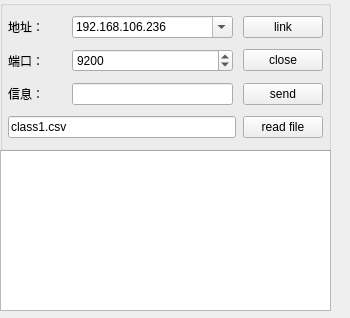
<?xml version="1.0" encoding="UTF-8"?>
<ui version="4.0">
 <class>csvLinkServer2</class>
 <widget class="QWidget" name="csvLinkServer2">
  <property name="geometry">
   <rect>
    <x>0</x>
    <y>0</y>
    <width>350</width>
    <height>318</height>
   </rect>
  </property>
  <property name="windowTitle">
   <string>Form</string>
  </property>
  <widget class="QTextBrowser" name="textBrowser">
   <property name="geometry">
    <rect>
     <x>0</x>
     <y>150</y>
     <width>331</width>
     <height>161</height>
    </rect>
   </property>
  </widget>
  <widget class="QGroupBox" name="groupBox">
   <property name="geometry">
    <rect>
     <x>0</x>
     <y>0</y>
     <width>331</width>
     <height>151</height>
    </rect>
   </property>
   <property name="title">
    <string/>
   </property>
   <layout class="QVBoxLayout" name="verticalLayout">
    <property name="spacing">
     <number>3</number>
    </property>
    <property name="leftMargin">
     <number>5</number>
    </property>
    <property name="topMargin">
     <number>2</number>
    </property>
    <property name="rightMargin">
     <number>5</number>
    </property>
    <property name="bottomMargin">
     <number>2</number>
    </property>
    <item>
     <layout class="QHBoxLayout" name="horizontalLayout_2" stretch="1,3,1">
      <property name="spacing">
       <number>10</number>
      </property>
      <property name="leftMargin">
       <number>0</number>
      </property>
      <property name="topMargin">
       <number>0</number>
      </property>
      <property name="bottomMargin">
       <number>0</number>
      </property>
      <item>
       <widget class="QLabel" name="label">
        <property name="text">
         <string>地址：</string>
        </property>
       </widget>
      </item>
      <item>
       <widget class="QComboBox" name="comboServer">
        <property name="minimumSize">
         <size>
          <width>130</width>
          <height>0</height>
         </size>
        </property>
        <property name="editable">
         <bool>true</bool>
        </property>
        <item>
         <property name="text">
          <string>192.168.106.236</string>
         </property>
        </item>
        <item>
         <property name="text">
          <string>127.0.0.1</string>
         </property>
        </item>
        <item>
         <property name="text">
          <string>localHost</string>
         </property>
        </item>
       </widget>
      </item>
      <item>
       <widget class="QPushButton" name="linkserverBtn">
        <property name="text">
         <string>link</string>
        </property>
       </widget>
      </item>
     </layout>
    </item>
    <item>
     <layout class="QHBoxLayout" name="horizontalLayout_4" stretch="1,3,1">
      <property name="spacing">
       <number>10</number>
      </property>
      <item>
       <widget class="QLabel" name="label_2">
        <property name="text">
         <string>端口：</string>
        </property>
        <property name="alignment">
         <set>Qt::AlignLeading|Qt::AlignLeft|Qt::AlignVCenter</set>
        </property>
       </widget>
      </item>
      <item>
       <widget class="QSpinBox" name="spinPort">
        <property name="minimumSize">
         <size>
          <width>0</width>
          <height>0</height>
         </size>
        </property>
        <property name="minimum">
         <number>1</number>
        </property>
        <property name="maximum">
         <number>65535</number>
        </property>
        <property name="value">
         <number>9200</number>
        </property>
       </widget>
      </item>
      <item>
       <widget class="QPushButton" name="pushButton">
        <property name="text">
         <string>close</string>
        </property>
       </widget>
      </item>
     </layout>
    </item>
    <item>
     <layout class="QHBoxLayout" name="horizontalLayout" stretch="1,3,1">
      <property name="spacing">
       <number>10</number>
      </property>
      <item>
       <widget class="QLabel" name="label_3">
        <property name="text">
         <string>信息：</string>
        </property>
       </widget>
      </item>
      <item>
       <widget class="QLineEdit" name="msgEdit"/>
      </item>
      <item>
       <widget class="QPushButton" name="sendmsgEdit">
        <property name="text">
         <string>send</string>
        </property>
       </widget>
      </item>
     </layout>
    </item>
    <item>
     <layout class="QHBoxLayout" name="horizontalLayout_3" stretch="5,1">
      <property name="spacing">
       <number>7</number>
      </property>
      <property name="rightMargin">
       <number>0</number>
      </property>
      <item>
       <widget class="QLineEdit" name="readfileEdit">
        <property name="text">
         <string>class1.csv</string>
        </property>
       </widget>
      </item>
      <item>
       <widget class="QPushButton" name="readfiieBtn">
        <property name="text">
         <string>read file</string>
        </property>
       </widget>
      </item>
     </layout>
    </item>
   </layout>
  </widget>
 </widget>
 <resources/>
 <connections/>
</ui>
